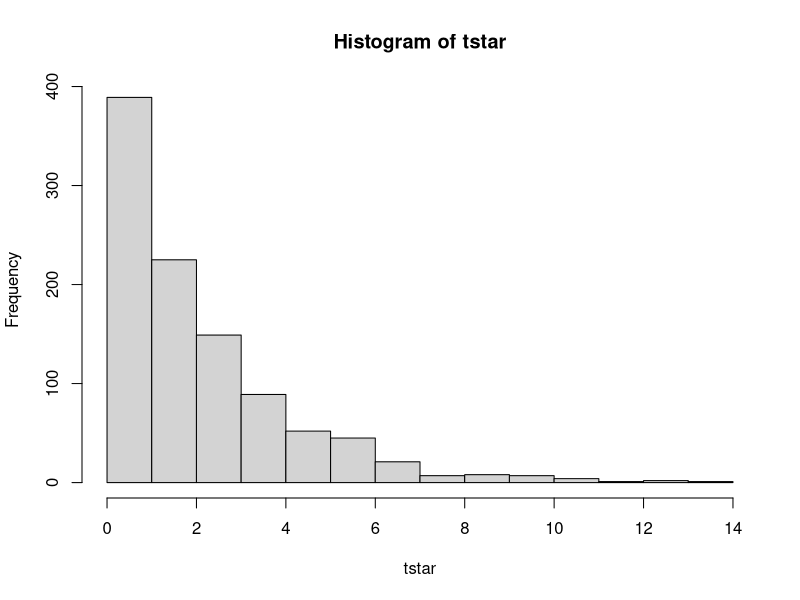

This chart was generated by the following R code:
data = read.table("nauseatable.txt")

#1.1

rnames = rownames(data)
nausea = c()
medicin = c()
for (j in 1:length(data[,1])){
  for (i in 1:length(data[1,])){
    nausea = c(nausea, rep(i-1, data[j,i]))
    medicin = c(medicin, rep(rnames[j], data[j,i]))
  }
}
medicin <- factor(medicin)
nausea.frame=data.frame(nausea,medicin)

#1.2

#Create contingency table
cont_table = xtabs(~medicin+nausea)

#Contingency table has to be in matrix form for calculations
cont_matrix = matrix(c(100,52,32,35,48,37), byrow=TRUE, ncol=2 ,nrow=3, 
                     dimnames=list(c(rownames(data)[1],
                                     rownames(data)[2],rownames(data)[3]),c("No Nausea","Nausea")))


#chisquared test for contigency matrix
chisq.test(cont_matrix)

#1.3

teststat.obs = chisq.test(xtabs(~medicin+nausea))[[1]]

B = 1000
tstar=numeric(B)
for (i in 1:B)
{
  medstar = sample(medicin) ## permuting labels
  tstar[i] = chisq.test(xtabs(~nausea+medstar))[[1]]
}


hist(tstar)

#p-value

sum(tstar>teststat.obs)/B

#1.4

#chisquared test for contigency matrix with simulated p value
chisq.test(cont_matrix,simulate.p.value=TRUE)
